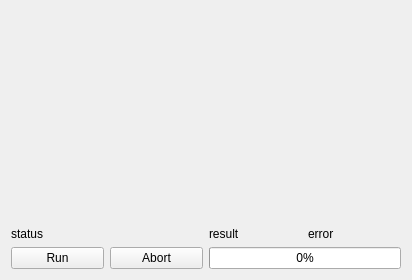
<?xml version="1.0" encoding="UTF-8"?>
<ui version="4.0">
 <class>Process</class>
 <widget class="QWidget" name="Process">
  <property name="geometry">
   <rect>
    <x>0</x>
    <y>0</y>
    <width>412</width>
    <height>280</height>
   </rect>
  </property>
  <property name="windowTitle">
   <string>Form</string>
  </property>
  <layout class="QGridLayout" name="gridLayout">
   <item row="0" column="1" colspan="4">
    <widget class="QWidget" name="logs" native="true">
     <property name="sizePolicy">
      <sizepolicy hsizetype="Expanding" vsizetype="Expanding">
       <horstretch>0</horstretch>
       <verstretch>0</verstretch>
      </sizepolicy>
     </property>
    </widget>
   </item>
   <item row="4" column="1">
    <widget class="QPushButton" name="runButton">
     <property name="text">
      <string>Run</string>
     </property>
    </widget>
   </item>
   <item row="1" column="4">
    <widget class="QLabel" name="error">
     <property name="text">
      <string>error</string>
     </property>
    </widget>
   </item>
   <item row="1" column="1">
    <widget class="QLabel" name="status">
     <property name="text">
      <string>status</string>
     </property>
    </widget>
   </item>
   <item row="1" column="3">
    <widget class="QLabel" name="result">
     <property name="text">
      <string>result</string>
     </property>
    </widget>
   </item>
   <item row="4" column="3" colspan="2">
    <widget class="QProgressBar" name="progress">
     <property name="value">
      <number>0</number>
     </property>
     <property name="alignment">
      <set>Qt::AlignCenter</set>
     </property>
     <property name="textVisible">
      <bool>true</bool>
     </property>
     <property name="textDirection">
      <enum>QProgressBar::TopToBottom</enum>
     </property>
    </widget>
   </item>
   <item row="4" column="2">
    <widget class="QPushButton" name="abortButton">
     <property name="text">
      <string>Abort</string>
     </property>
    </widget>
   </item>
  </layout>
 </widget>
 <resources/>
 <connections/>
</ui>
